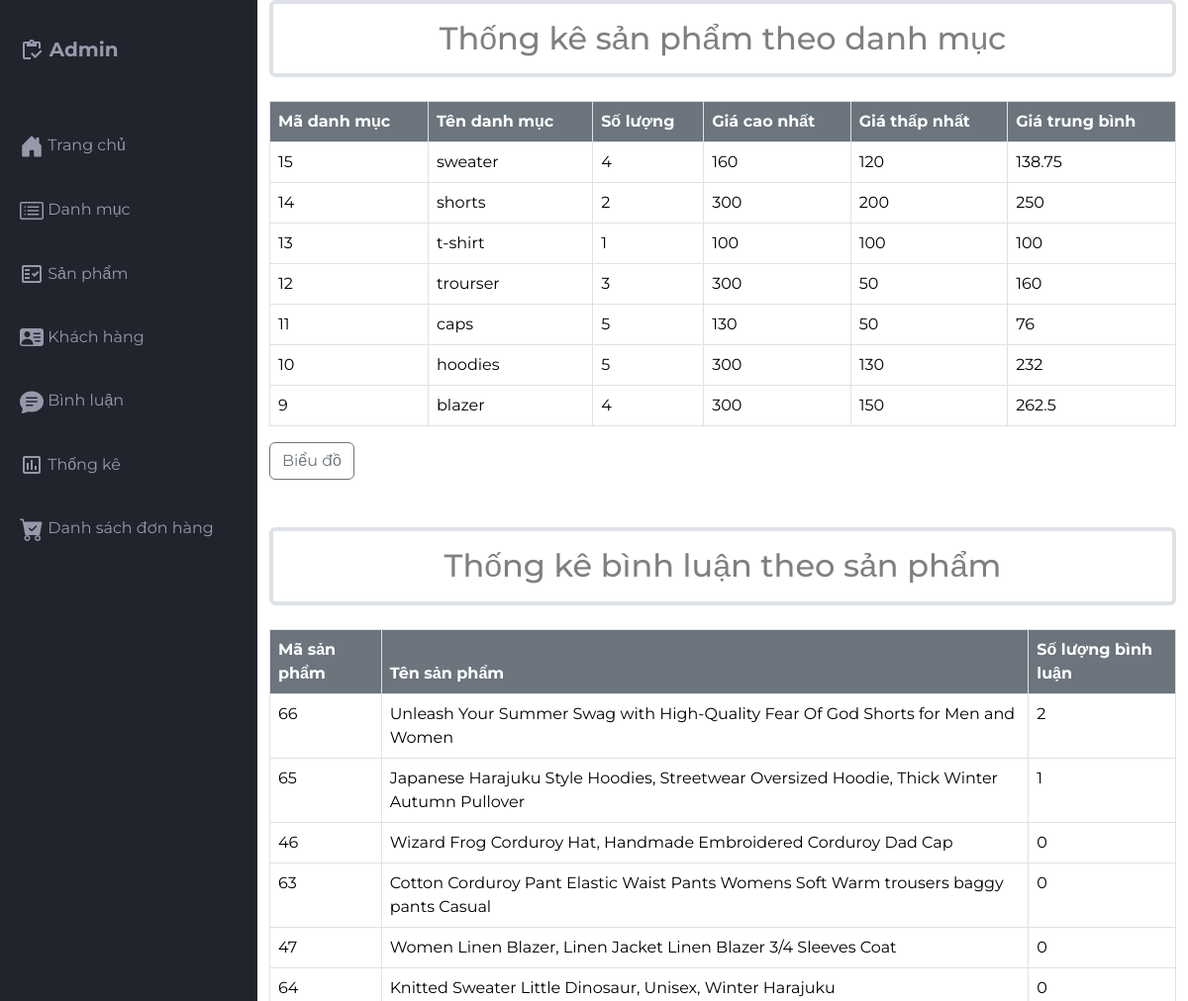
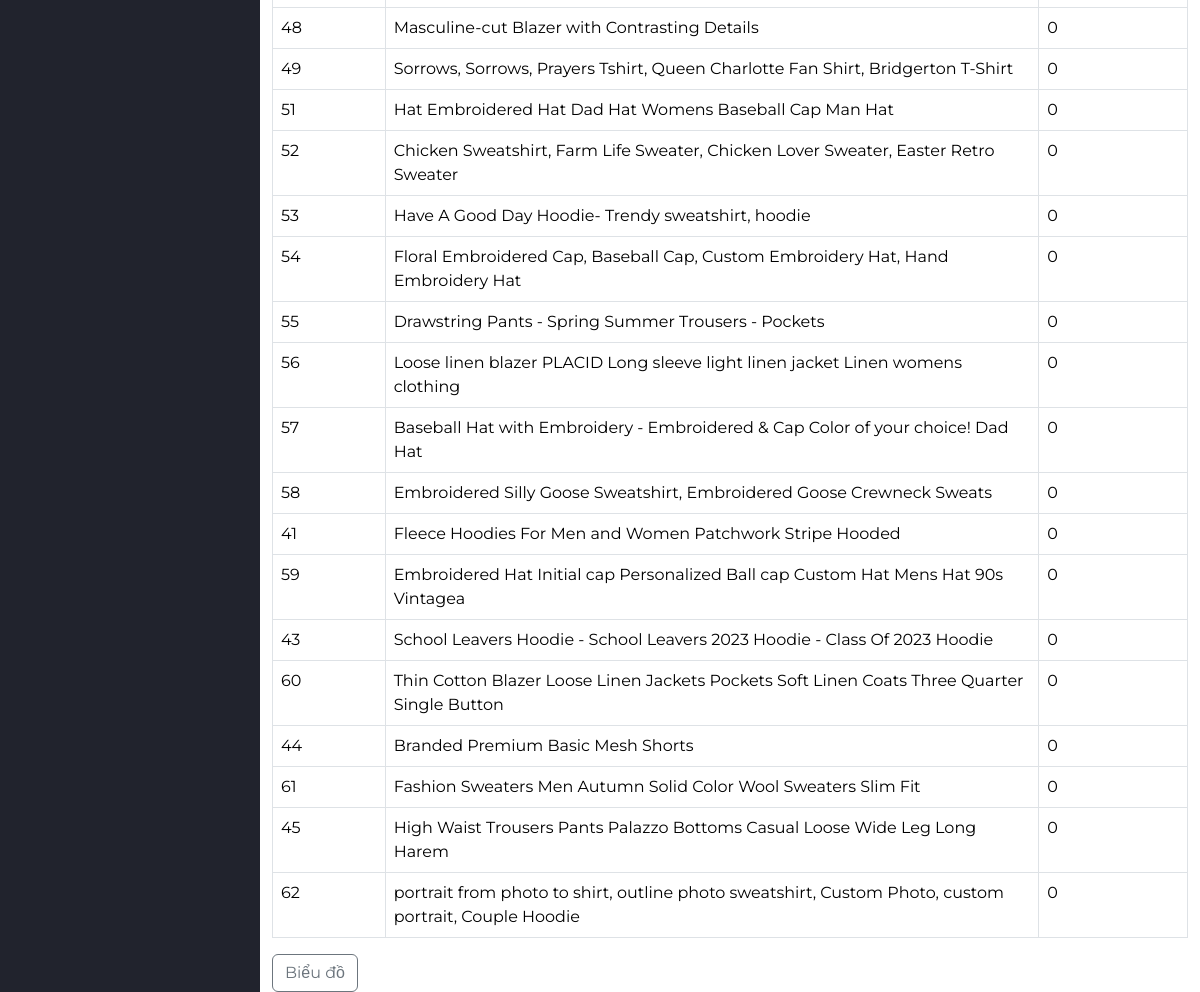
The page /src/Admin/indexadmin.php?act=thongke on the database its author committed (2 pictures, top to bottom).
### tables this page shows
CREATE TABLE `category` (
  `cate_id` int(10) NOT NULL,
  `cate_name` varchar(55) NOT NULL,
  `trangthai` int(1) NOT NULL
);

CREATE TABLE `products` (
  `pro_id` int(10) NOT NULL,
  `pro_name` varchar(255) NOT NULL,
  `pro_img` varchar(255) NOT NULL,
  `pro_price` float NOT NULL,
  `pro_desc` text NOT NULL,
  `pro_brand` varchar(55) NOT NULL,
  `pro_stock` int(11) NOT NULL,
  `cate_id` int(10) NOT NULL,
  `trangthai` int(1) NOT NULL,
  `pro_viewer` int(11) NOT NULL
);

### src/app/model/connectdb.php (called while the page is built, shortened)
<?php
function get_connect(){
    try {
        $conn = new PDO("mysql:host=localhost;dbname=da1;charset=utf8","root","");
        $conn->setAttribute(PDO::ATTR_ERRMODE, PDO::ERRMODE_EXCEPTION);
        return $conn;
    } catch (\Throwable $th) {
        echo 'kết nối thất bại';
    }
}
function pdo_queryall($sql){
    $thamso = array_slice(func_get_args(),1);
    try {
        $conn = get_connect();
        $exe = $conn->prepare($sql);
        $exe->execute($thamso);
        $result = $exe->fetchAll();
        return $result;
    } catch (\Throwable $th) {
        echo 'Thao Tác Thất Bại.';
    }
    finally{
        unset($conn);
    }
}
?>

### src/app/model/thongke.php (called while the page is built)
<?php
function loadall_thongke(){
    $sql = "select category.cate_id as iddm , category.cate_name as tendm, count(products.pro_id ) as soluong, min(products.pro_price) as minprice, max(products.pro_price) as maxprice, avg(products.pro_price) as avgprice";
    $sql .= " from products left join category on category.cate_id = products.cate_id";
    $sql .= " group by category.cate_id";
    $sql .= " order by category.cate_id desc";
    $result = pdo_queryall($sql);
    return $result;
}
function load_thongkebl(){
    $sql="select products.pro_id ,products.pro_name, count(coment.cmt_id) as sobinhluan from  products
    LEFT JOIN coment ON coment.pro_id  = products.pro_id group by products.pro_id,products.pro_name order by sobinhluan desc  ";
    $listtkbl=pdo_queryall($sql);
    return $listtkbl;
}
?>

### src/Admin/Thongke/list.php (the view)
<div class="container">
                <h2 class="border border-4 mb-4 text-black-50 p-3 text-center rounded">Thống kê sản phẩm theo danh mục</h2>
                    <div class="table-responsive">
                      <table class="table table-bordered">
                          <thead>
                            <tr>
                                <Th class="text-bg-secondary">Mã danh mục</Th>
                                <th class="text-bg-secondary">Tên danh mục</th>
                                <th class="text-bg-secondary">Số lượng</th>
                                <th class="text-bg-secondary">Giá cao nhất</th>
                                <Th class="text-bg-secondary">Giá thấp nhất</Th>
                                <Th class="text-bg-secondary">Giá trung bình</Th>
                            </tr>
                          </thead>
                          <tbody>
                          <?php foreach ($listthongke as $thongke) {
                          extract($thongke);
                          ?>
                            <tr>
                              <td><?= $iddm ?></td>
                              <td><?= $tendm ?></td>
                              <td><?= $soluong ?></td>
                              <td><?= $maxprice ?></td>
                              <td><?= $minprice ?></td>
                              <td><?= $avgprice ?></td>
                            </tr>
                           <?php  } ?>
                          </tbody>
                        </table>
                    </div>
                    <div class="">
                        <a href="indexadmin.php?act=bieudo">
                            <button type="button" class="btn btn-outline-secondary">Biểu đồ</button>
                        </a>
                    </div>
                    <h2 class=" mt-5 border border-4 mb-4 text-black-50 p-3 text-center rounded">Thống kê bình luận theo sản phẩm</h2>
                    <div class="table-responsive">
                      <table class="table table-bordered">
                          <thead>
                            <tr>
                                <Th class="text-bg-secondary">Mã sản phẩm</Th>
                                <th class="text-bg-secondary">Tên sản phẩm</th>
                                <th class="text-bg-secondary">Số lượng bình luận</th>
                            </tr>
                          </thead>
                          <tbody>
                          <?php foreach ($listtkbl as $bl) {
                          extract($bl);
                          ?>
                            <tr>
                              <td><?= $pro_id  ?></td>
                              <td><?= $pro_name ?></td>
                              <td><?= $sobinhluan  ?></td>
                            </tr>
                           <?php  } ?>
                          </tbody>
                        </table>
                    </div>
                    <div class="">
                        <a href="indexadmin.php?act=bieudobl">
                            <button type="button" class="btn btn-outline-secondary">Biểu đồ</button>
                        </a>
                    </div>
            </div>

### src/Admin/css/styles.css (style rules this page uses)
body { margin: 0; padding: 0; box-sizing: border-box; background-color: #e6e8ed; color: #666666; font-family: "Montserrat", sans-serif; }

### rows shown on the page
category: cate_id "15", cate_name "sweater", soluong "4", maxprice "160", minprice "120", avgprice "138.75"
category: cate_id "14", cate_name "shorts", soluong "2", maxprice "300", minprice "200", avgprice "250"
category: cate_id "13", cate_name "t-shirt", soluong "1", maxprice "100", minprice "100", avgprice "100"
category: cate_id "12", cate_name "trourser", soluong "3", maxprice "300", minprice "50", avgprice "160"
category: cate_id "11", cate_name "caps", soluong "5", maxprice "130", minprice "50", avgprice "76"
category: cate_id "10", cate_name "hoodies", soluong "5", maxprice "300", minprice "130", avgprice "232"
category: cate_id "9", cate_name "blazer", soluong "4", maxprice "300", minprice "150", avgprice "262.5"
products: pro_id "66", pro_name "Unleash Your Summer Swag with High-Quality Fear Of God Shorts for Men and Women", sobinhluan "2"
products: pro_id "65", pro_name "Japanese Harajuku Style Hoodies, Streetwear Oversized Hoodie, Thick Winter Autumn Pullover", sobinhluan "1"
products: pro_id "46", pro_name "Wizard Frog Corduroy Hat, Handmade Embroidered Corduroy Dad Cap", sobinhluan "0"
products: pro_id "63", pro_name "Cotton Corduroy Pant Elastic Waist Pants Womens Soft Warm trousers baggy pants Casual", sobinhluan "0"
products: pro_id "47", pro_name "Women Linen Blazer, Linen Jacket Linen Blazer 3/4 Sleeves Coat", sobinhluan "0"
products: pro_id "64", pro_name "Knitted Sweater Little Dinosaur, Unisex, Winter Harajuku", sobinhluan "0"
products: pro_id "48", pro_name "Masculine-cut Blazer with Contrasting Details", sobinhluan "0"
products: pro_id "49", pro_name "Sorrows, Sorrows, Prayers Tshirt, Queen Charlotte Fan Shirt, Bridgerton T-Shirt", sobinhluan "0"
products: pro_id "51", pro_name "Hat Embroidered Hat Dad Hat Womens Baseball Cap Man Hat", sobinhluan "0"
products: pro_id "52", pro_name "Chicken Sweatshirt, Farm Life Sweater, Chicken Lover Sweater, Easter Retro Sweater", sobinhluan "0"
products: pro_id "53", pro_name "Have A Good Day Hoodie- Trendy sweatshirt, hoodie", sobinhluan "0"
products: pro_id "54", pro_name "Floral Embroidered Cap, Baseball Cap, Custom Embroidery Hat, Hand Embroidery Hat", sobinhluan "0"
products: pro_id "55", pro_name "Drawstring Pants - Spring Summer Trousers - Pockets", sobinhluan "0"
products: pro_id "56", pro_name "Loose linen blazer PLACID Long sleeve light linen jacket Linen womens clothing", sobinhluan "0"
products: pro_id "57", pro_name "Baseball Hat with Embroidery - Embroidered & Cap Color of your choice! Dad Hat", sobinhluan "0"
products: pro_id "58", pro_name "Embroidered Silly Goose Sweatshirt, Embroidered Goose Crewneck Sweats", sobinhluan "0"
products: pro_id "41", pro_name "Fleece Hoodies For Men and Women Patchwork Stripe Hooded", sobinhluan "0"
products: pro_id "59", pro_name "Embroidered Hat Initial cap Personalized Ball cap Custom Hat Mens Hat 90s Vintagea", sobinhluan "0"
products: pro_id "43", pro_name "School Leavers Hoodie - School Leavers 2023 Hoodie - Class Of 2023 Hoodie", sobinhluan "0"
products: pro_id "60", pro_name "Thin Cotton Blazer Loose Linen Jackets Pockets Soft Linen Coats Three Quarter Single Button", sobinhluan "0"
products: pro_id "44", pro_name "Branded Premium Basic Mesh Shorts", sobinhluan "0"
products: pro_id "61", pro_name "Fashion Sweaters Men Autumn Solid Color Wool Sweaters Slim Fit", sobinhluan "0"
products: pro_id "45", pro_name "High Waist Trousers Pants Palazzo Bottoms Casual Loose Wide Leg Long Harem", sobinhluan "0"
products: pro_id "62", pro_name "portrait from photo to shirt, outline photo sweatshirt, Custom Photo, custom portrait, Couple Hoodie", sobinhluan "0"
